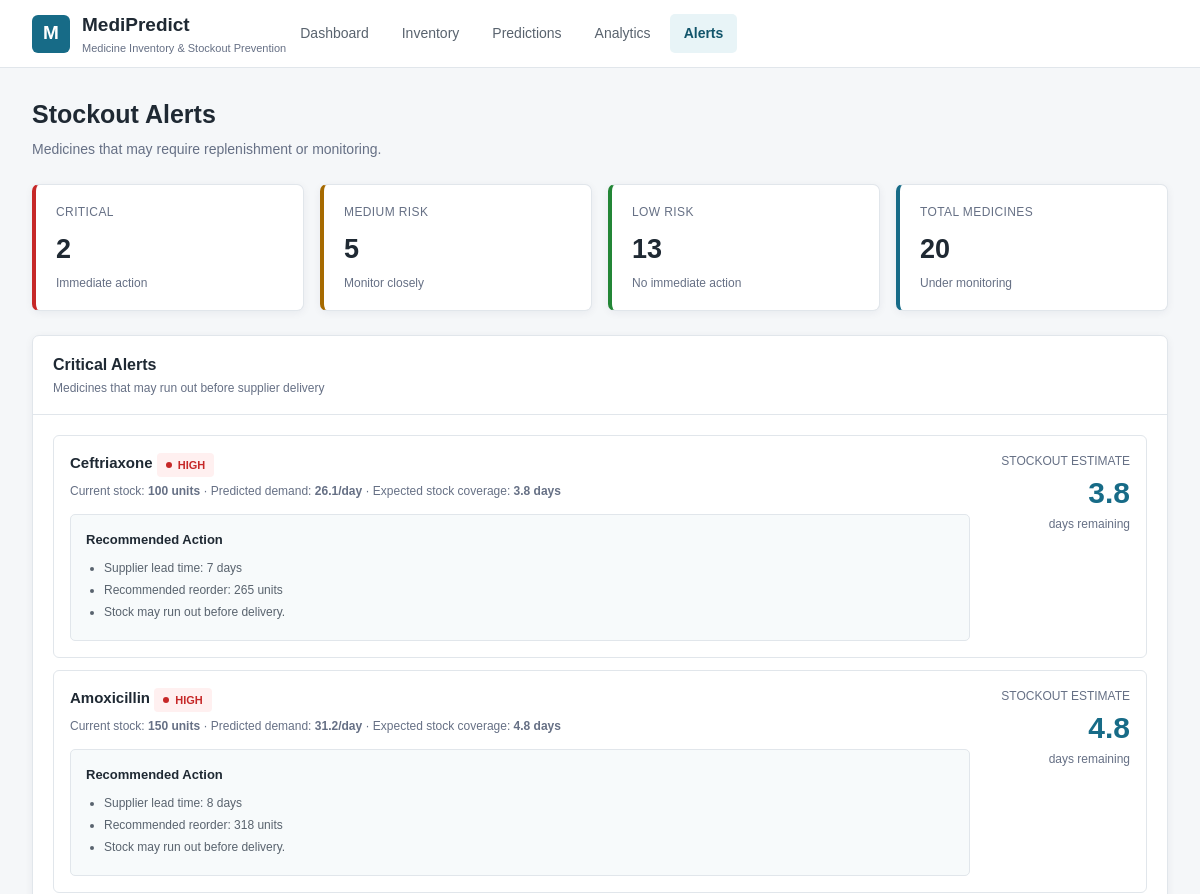
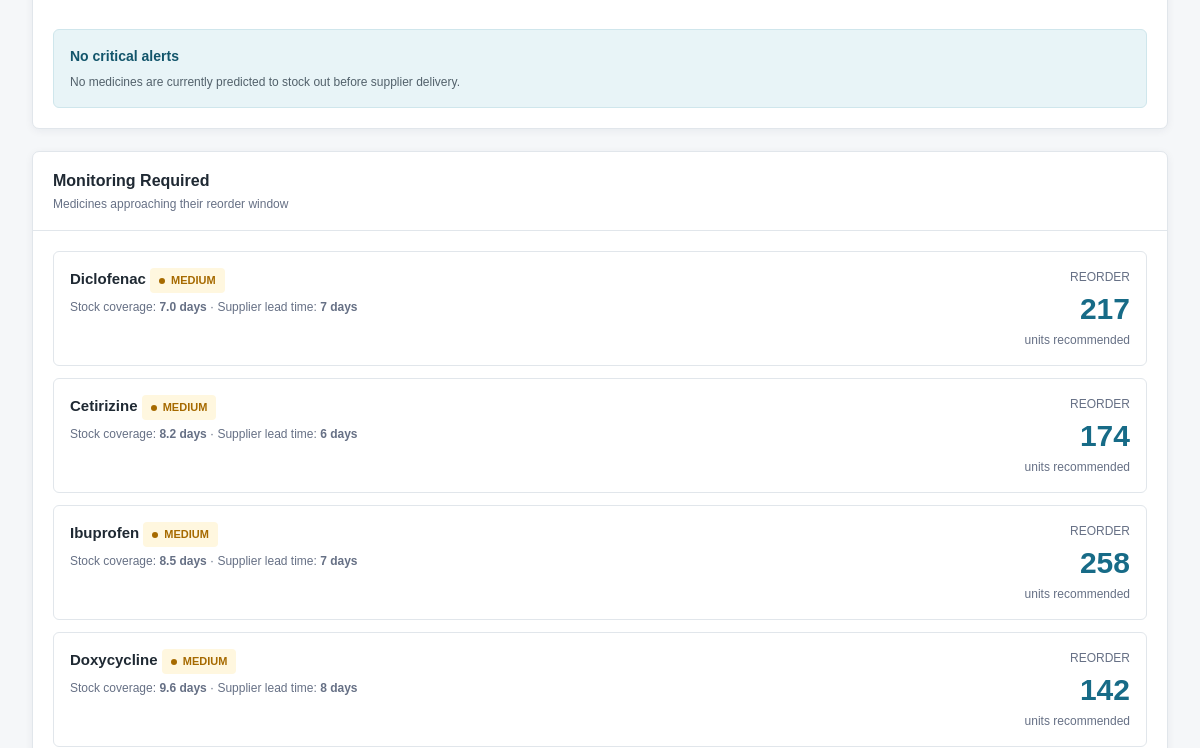
Before: /alerts (upper part) with the older database file (2 pictures, top to bottom).
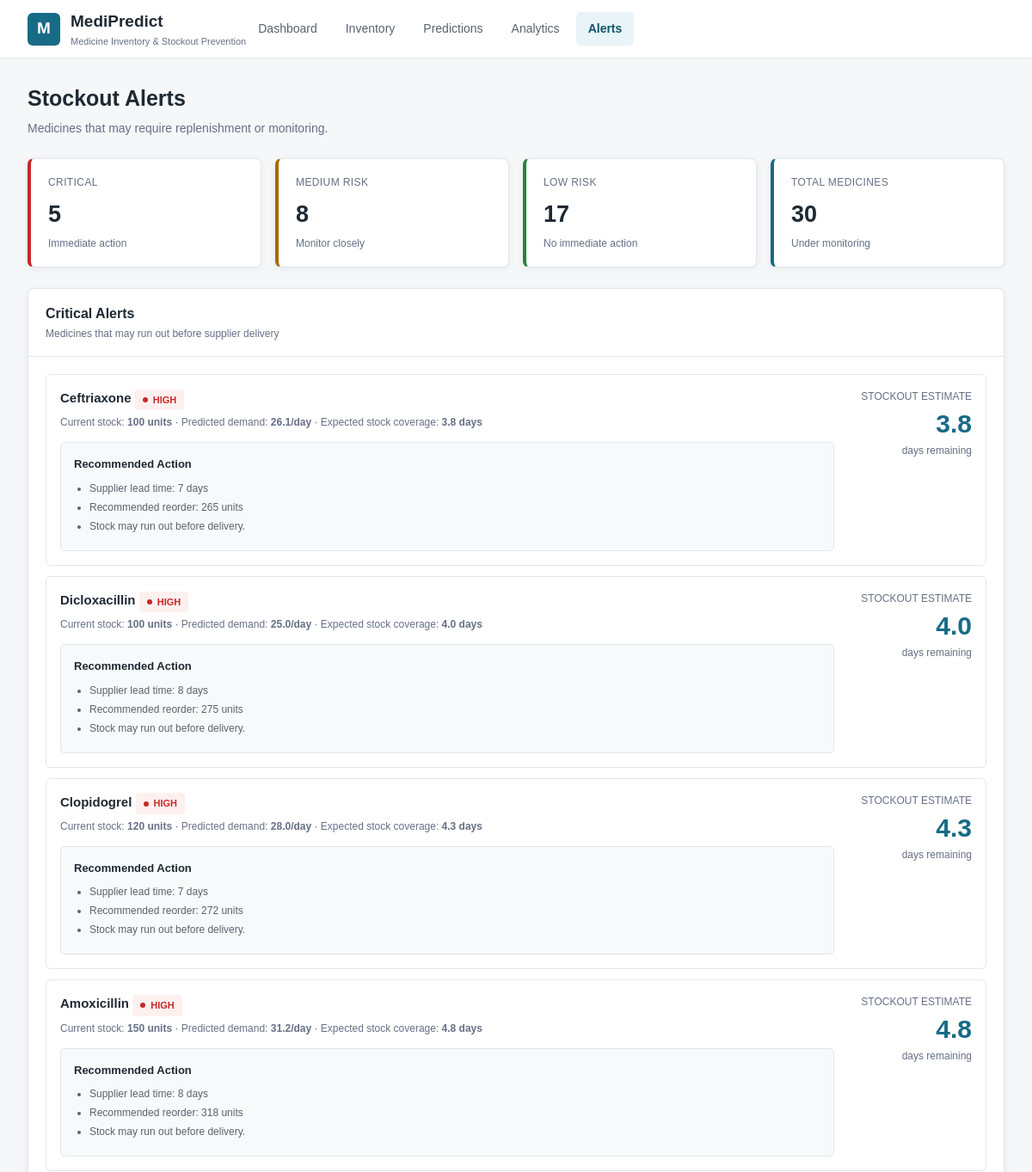
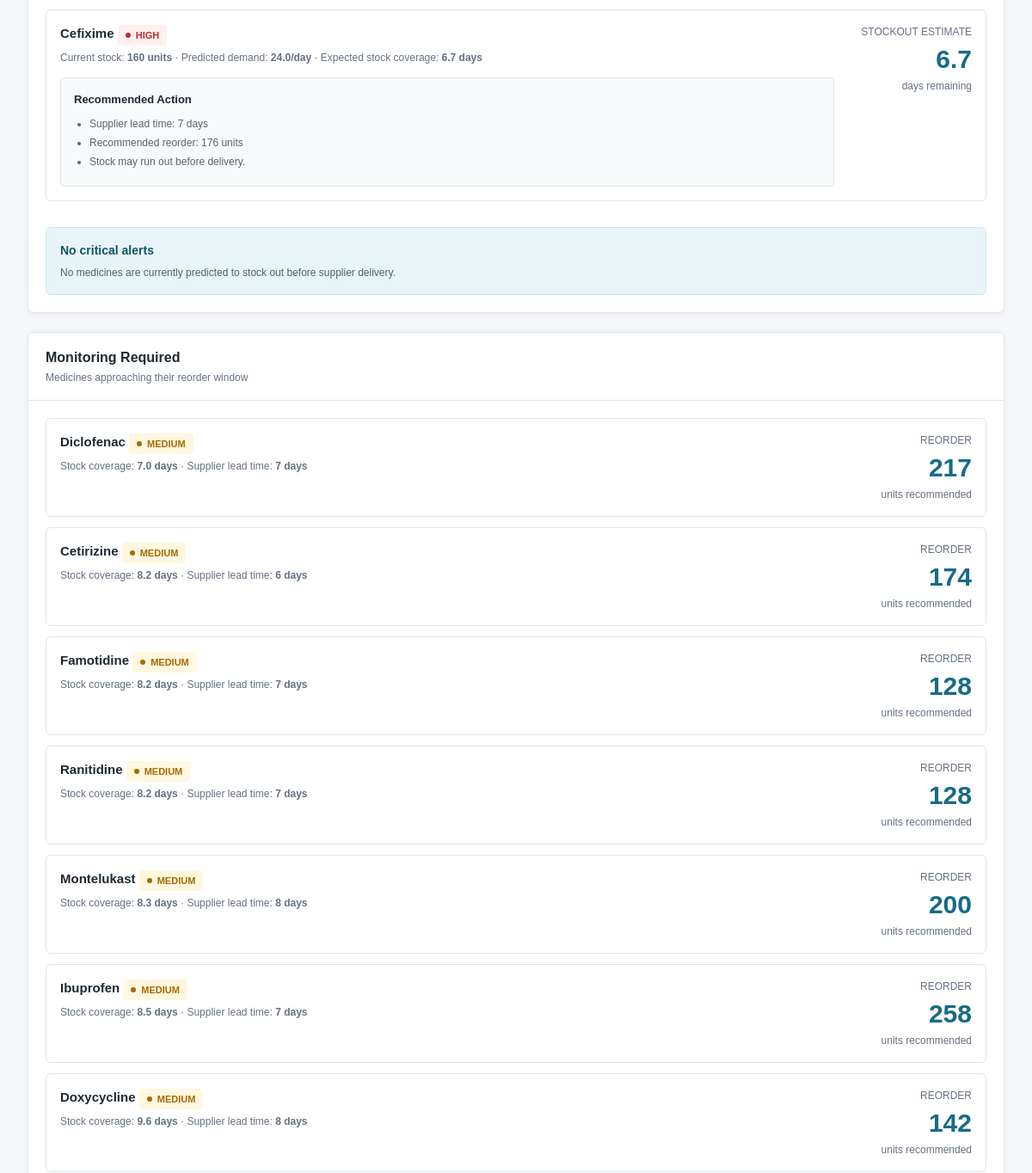
After: the same page with the newer database file (2 pictures, top to bottom).
### tables this page shows
CREATE TABLE medicines (
    id INTEGER PRIMARY KEY AUTOINCREMENT,
    name TEXT NOT NULL,
    current_stock INTEGER NOT NULL,
    minimum_stock INTEGER NOT NULL,
    supplier TEXT,
    lead_time INTEGER NOT NULL,
    daily_usage REAL NOT NULL
, category TEXT, dosage_form TEXT, strength TEXT, maximum_stock INTEGER, unit_price REAL, expiry_date TEXT, last_restocked TEXT);

### app.py (the view)
@app.route("/alerts")
def alerts():
    medicines = get_medicine_predictions()
    total_medicines = len(medicines)
    high_risk = sum(
        1
        for medicine in medicines
        if medicine["risk"] == "HIGH"
    )
    medium_risk = sum(
        1
        for medicine in medicines
        if medicine["risk"] == "MEDIUM"
    )
    low_risk = sum(
        1
        for medicine in medicines
        if medicine["risk"] == "LOW"
    )
    return render_template(
        "alerts.html",
        medicines=medicines,
        total_medicines=total_medicines,
        high_risk=high_risk,
        medium_risk=medium_risk,
        low_risk=low_risk
    )

### database.py (called while the page is built)
def get_connection():
    connection = sqlite3.connect("medipredict.db")
    connection.row_factory = sqlite3.Row
    return connection

### templates/alerts.html (shortened to what the changed rows need)
<!DOCTYPE html>
<html lang="en">
<head>
    <link rel="stylesheet"
          href="{{ url_for('static', filename='style.css') }}">
</head>
<body>
<main class="page">
    <div class="page-header">
        <div>
            <h1 class="page-title">
                Stockout Alerts
            </h1>
        </div>
    </div>
    <div class="summary-grid">
        <div class="summary-card critical">
            <div class="summary-label">
                Critical
            </div>
            <div class="summary-value">
                {{ high_risk }}
            </div>
            <div class="summary-note">
                Immediate action
            </div>
        </div>
        <div class="summary-card warning">
            <div class="summary-label">
                Medium Risk
            </div>
            <div class="summary-value">
                {{ medium_risk }}
            </div>
            <div class="summary-note">
                Monitor closely
            </div>
        </div>
        <div class="summary-card normal">
            <div class="summary-label">
                Low Risk
            </div>
            <div class="summary-value">
                {{ low_risk }}
            </div>
            <div class="summary-note">
                No immediate action
            </div>
        </div>
        <div class="summary-card primary">
            <div class="summary-label">
                Total Medicines
            </div>
            <div class="summary-value">
                {{ total_medicines }}
            </div>
            <div class="summary-note">
                Under monitoring
            </div>
        </div>
    </div>
    <section class="section">
        <div class="section-body">
            <div class="alert-list">
            {% for medicine in medicines|sort(attribute='days_remaining') %}
                {% if medicine.risk == "HIGH" %}
                    <div class="alert-item">
                        <div class="alert-item-left">
                            <div class="alert-item-title">
                                {{ medicine.name }}
                                <span class="status status-high">
                                    HIGH
                                </span>
                            </div>
                            <div class="alert-item-description">
                                Current stock:
                                <strong>
                                    {{ medicine.current_stock }} units
                                </strong>
                                · Predicted demand:
                                <strong>
                                    {{ medicine.average_usage }}/day
                                </strong>
                                · Expected stock coverage:
                                <strong>
                                    {{ medicine.days_remaining }} days
                                </strong>
                            </div>
                            <div class="explanation">
                                <div class="explanation-title">
                                    Recommended Action
                                </div>
                                <ul>
                                    <li>
                                        Supplier lead time:
                                        {{ medicine.lead_time }} days
                                    </li>
                                    <li>
                                        Recommended reorder:
                                        {{ medicine.reorder_quantity }} units
                                    </li>
                                    <li>
                                        Stock may run out before delivery.
                                    </li>
                                </ul>
                            </div>
                        </div>
                        <div class="alert-item-right">
                            <div class="forecast-label">
                                STOCKOUT ESTIMATE
                            </div>
                            <div class="forecast-number">
                                {{ medicine.days_remaining }}
                            </div>
                            <div class="forecast-label">
                                days remaining
                            </div>
                        </div>
                    </div>
                {% endif %}
            {% endfor %}
            </div>
        </div>
    </section>
    <section class="section">
        <div class="section-body">
            <div class="alert-list">
            {% for medicine in medicines|sort(attribute='days_remaining') %}
                {% if medicine.risk == "MEDIUM" %}
                    <div class="alert-item">
                        <div class="alert-item-left">
                            <div class="alert-item-title">
                                {{ medicine.name }}
                                <span class="status status-medium">
                                    MEDIUM
                                </span>
                            </div>
                            <div class="alert-item-description">
                                Stock coverage:
                                <strong>
                                    {{ medicine.days_remaining }} days
                                </strong>
                                · Supplier lead time:
                                <strong>
                                    {{ medicine.lead_time }} days
                                </strong>
                            </div>
                        </div>
                        <div class="alert-item-right">
                            <div class="forecast-label">
                                REORDER
                            </div>
                            <div class="forecast-number">
                                {{ medicine.reorder_quantity }}
                            </div>
                            <div class="forecast-label">
                                units recommended
                            </div>
                        </div>
                    </div>
                {% endif %}
            {% endfor %}
            </div>
        </div>
    </section>
</main>
</body>
</html>

Changed rows visible on the page:
added medicines: name "Dicloxacillin", current_stock "100", average_usage "25.0", days_remaining "4.0", lead_time "8", reorder_quantity "275", shown under "Stockout Alerts"
added medicines: name "Clopidogrel", current_stock "120", average_usage "28.0", days_remaining "4.3", lead_time "7", reorder_quantity "272", shown under "Stockout Alerts"
added medicines: name "Cefixime", current_stock "160", average_usage "24.0", days_remaining "6.7", lead_time "7", reorder_quantity "176", shown under "Stockout Alerts"
added medicines: name "Famotidine", days_remaining "8.2", lead_time "7", reorder_quantity "128"
added medicines: name "Ranitidine", days_remaining "8.2", lead_time "7", reorder_quantity "128"
added medicines: name "Montelukast", days_remaining "8.3", lead_time "8", reorder_quantity "200"
Other visible differences:
{{ high_risk }}: "2" → "5"
{{ medium_risk }}: "5" → "8"
{{ low_risk }}: "13" → "17"
{{ total_medicines }}: "20" → "30"
